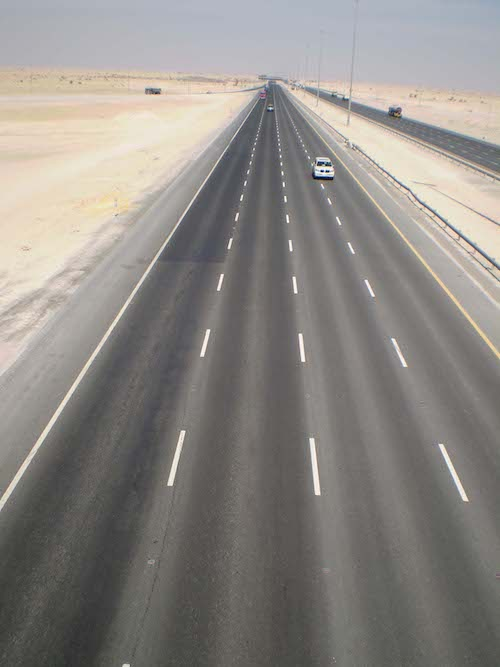
#> input picture visualize/assets/road.jpg, 500 x 667 px, found by its file name
$ python 12_hough_lines.py
#> lines starting #> are read from the running program, lines starting #| are printed output that depends on the picture; after the words box and inside, x2 and y2 are one past the last pixel; in counts of white or black regions, pixels touching at a corner belong together
import numpy as np
import cv2

img = cv2.imread("visualize/assets/road.jpg")
#> img is the input picture: shape (667, 500, 3); mean B, G, R 132.5, 136.9, 140.8
cv2.circle(img, (5, 5), 3, (0, 255, 0), 1)
#> img: shape (667, 500, 3); under 0.01% of pixels changed, all inside (x1, y1, x2, y2) = (2, 2, 9, 9)
cv2.imshow("Gambar BGR", img)

img_gray = cv2.cvtColor(img, cv2.COLOR_BGR2GRAY)
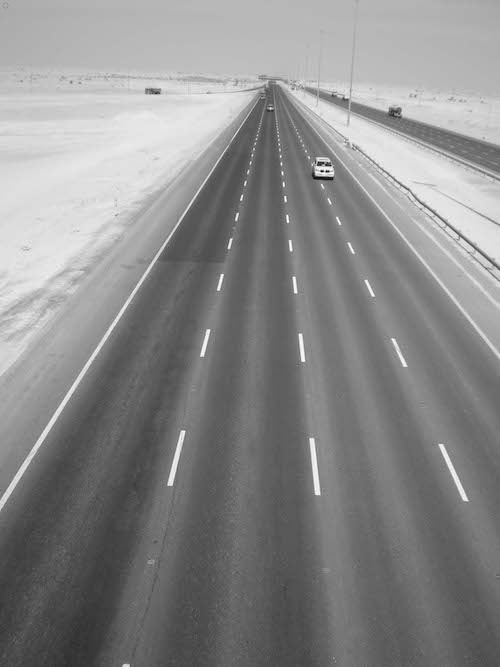
#> img_gray: shape (667, 500); min 5, max 255, mean 137.5
cv2.imshow("Gambar Grayscale", img_gray)

output = img.copy()

edges = cv2.Canny(img_gray, 50, 150, apertureSize=3)
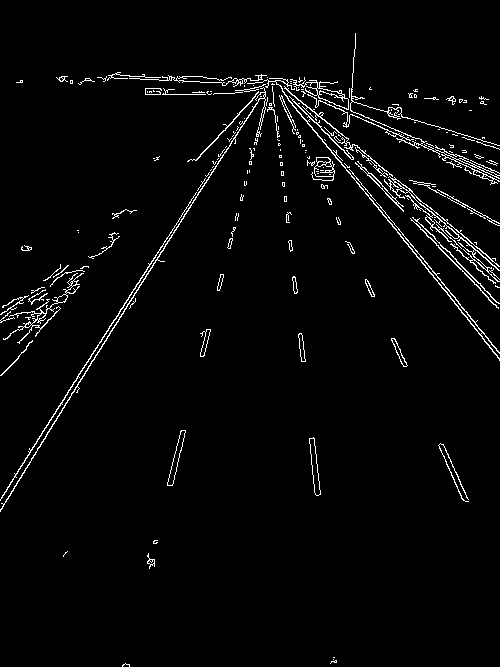
#> edges: shape (667, 500); 2.8% white in thin lines or dots
cv2.imshow("Edges ", edges)

dilated_frame = cv2.dilate(edges, np.ones((5, 5), dtype=np.uint8))
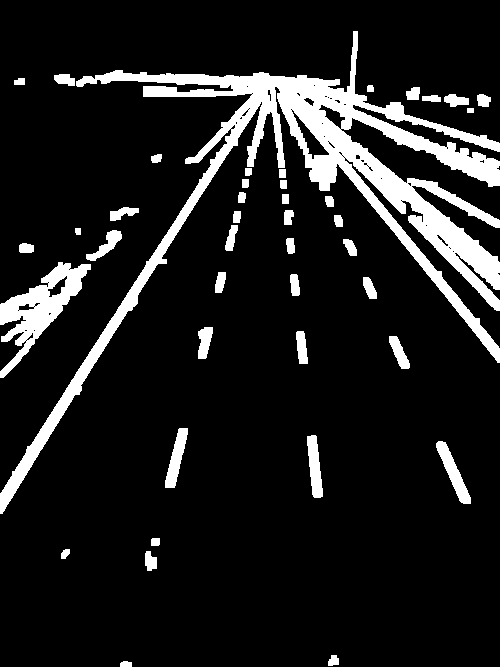
#> dilated_frame: shape (667, 500); 11.7% white; 42 white regions, largest, box (x1, y1, x2, y2) and area: (0, 31, 500, 514) 28086, (0, 262, 91, 378) 3596, (436, 441, 471, 504) 748
cv2.imshow("Dilated frame", dilated_frame)

minLineLength = 10
maxLineGap = 50
lines = cv2.HoughLinesP(dilated_frame, 1.2, np.pi/180,
                        100, minLineLength, maxLineGap)
#> lines = 126 rows, first 6: [0, 499, 275, 76], [0, 496, 272, 76], [0, 502, 276, 76], [0, 494, 271, 76], [0, 504, 218, 168], [25, 453, 226, 144]

for x1, y1, x2, y2 in lines[:, 0]:
    cv2.line(output, (x1, y1), (x2, y2), (0, 0, 255), 3)
#> this loop made 126 passes
#> (x1, y1, x2, y2) on passes 1 to 12: (0, 499, 275, 76), (0, 496, 272, 76), (0, 502, 276, 76), (0, 494, 271, 76), (0, 504, 218, 168), (25, 453, 226, 144), (277, 78, 499, 362), (274, 76, 498, 362), (299, 93, 354, 93), (277, 76, 323, 135), (334, 148, 499, 359), (346, 161, 499, 357)
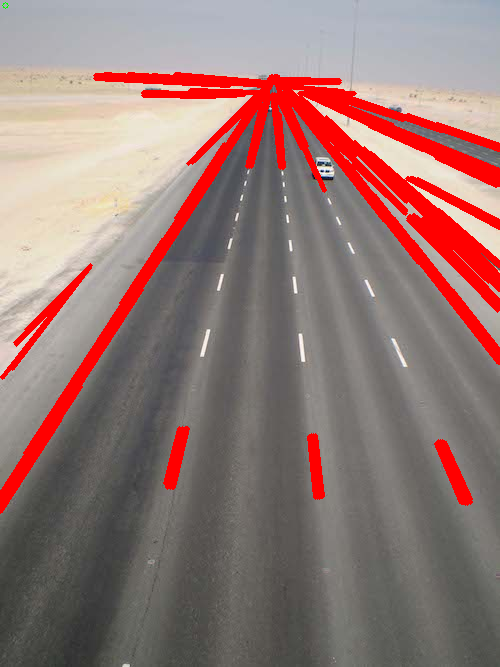
#> output: shape (667, 500, 3); mean B, G, R 116.6, 120.2, 148.7

cv2.imshow("Found lines", output)
cv2.waitKey(0)

$ run again, with visualize/assets/houghlines5.jpg copied over visualize/assets/road.jpg
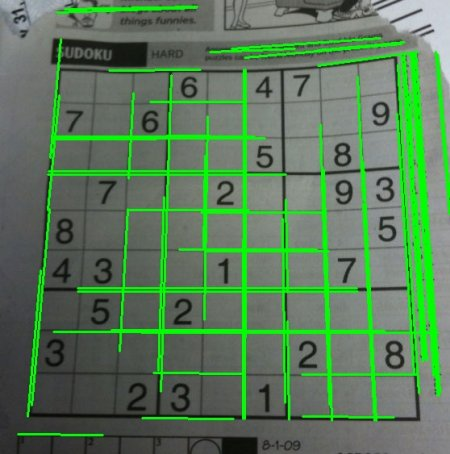
#> input picture visualize/assets/houghlines5.jpg, 450 x 454 px, found by its file name
#> img is the input picture: shape (454, 450, 3); mean B, G, R 89.4, 122.8, 89.6
#> img: shape (454, 450, 3); 0.01% of pixels changed, all inside (x1, y1, x2, y2) = (2, 2, 9, 9)
#> `edges = cv2.Canny(img_gray, 50, 150, apertureSize=3)`:
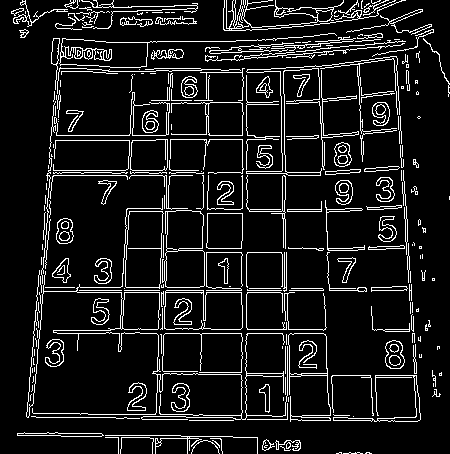
#> edges: shape (454, 450); 10.2% white in thin lines or dots
#> dilated_frame: shape (454, 450); 39.8% white; 21 white regions, largest, box (x1, y1, x2, y2) and area: (24, 0, 450, 424) 70220, (9, 0, 200, 40) 4283, (15, 430, 303, 454) 3025
#> lines = 163 rows, first 6: [285, 421, 285, 65], [286, 171, 405, 171], [45, 9, 199, 9], [24, 417, 284, 417], [242, 416, 242, 66], [50, 40, 289, 40]
#> the loop `for x1, y1, x2, y2 in lines[:, 0]:` made 163 passes
#> after the loop `for x1, y1, x2, y2 in lines[:, 0]:`:
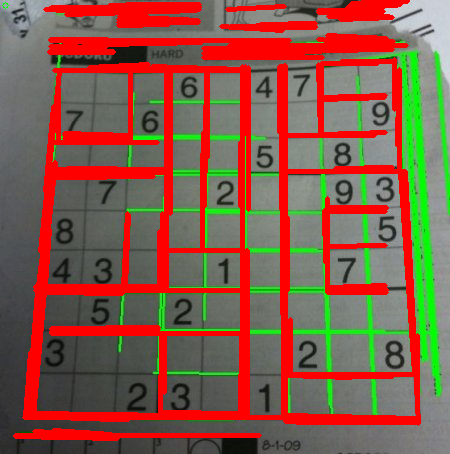
#> output: shape (454, 450, 3); mean B, G, R 74, 91, 132.9
